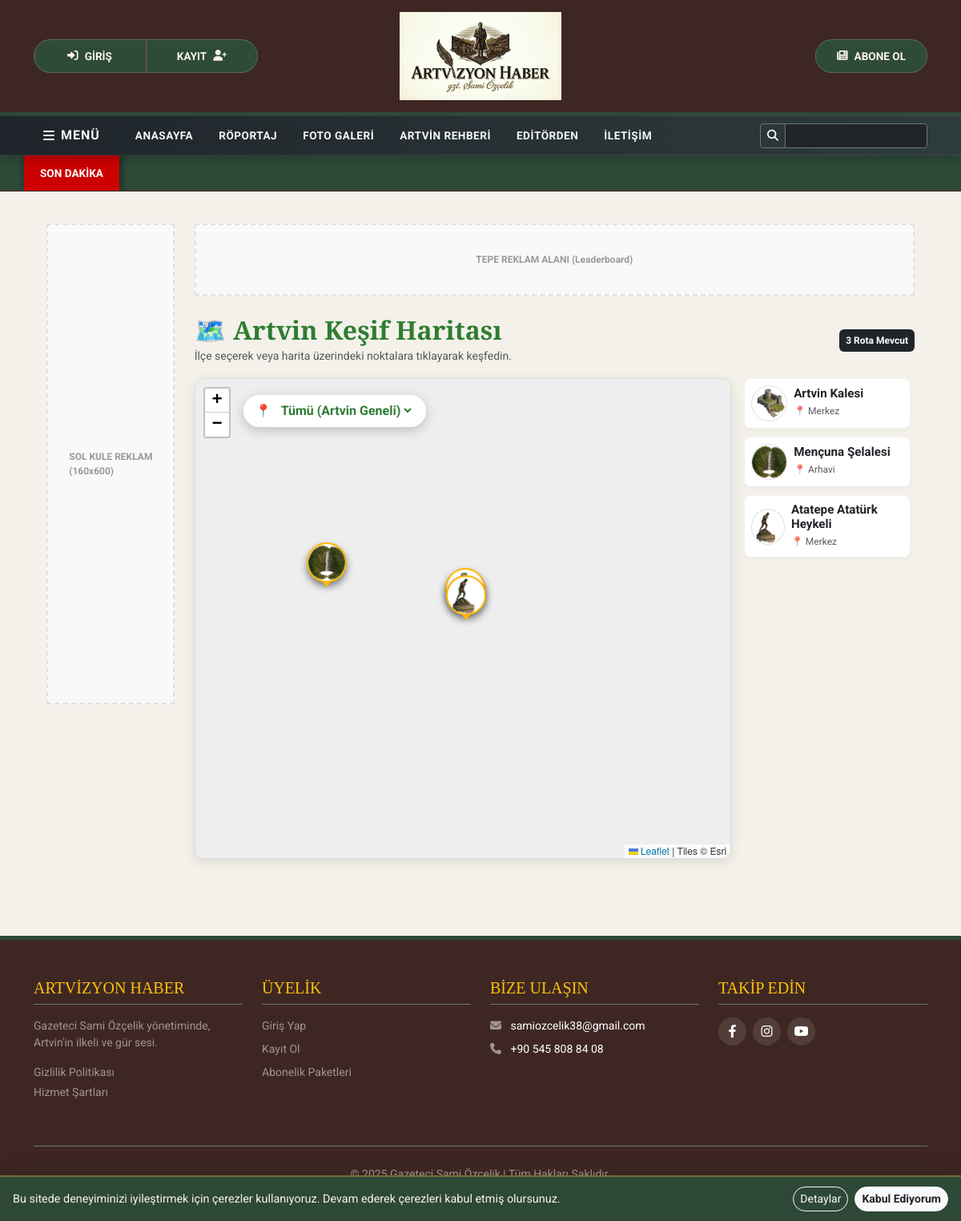
The app's page /tarihi-yerler/ with its own data.
### haberler/models.py (models this page shows, shortened)
class TarihiYer(models.Model):
    ILCE_SECENEKLERI = (
        ('Merkez', 'Merkez'),
        ('Arhavi', 'Arhavi'),
        ('Borçka', 'Borçka'),
        ('Hopa', 'Hopa'),
        ('Şavşat', 'Şavşat'),
        ('Yusufeli', 'Yusufeli'),
        ('Ardanuç', 'Ardanuç'),
        ('Murgul', 'Murgul'),
        ('Kemalpaşa', 'Kemalpaşa'),
    )
    baslik = models.CharField(max_length=200, verbose_name="Yer Adı (Örn: Artvin Kalesi)")
    slug = models.SlugField(unique=True, verbose_name="Link Uzantısı", null=True, blank=True)
    ilce = models.CharField(
        max_length=50,
        choices=ILCE_SECENEKLERI,
        default='Merkez',
        verbose_name="Bulunduğu İlçe"
    )
    ozet = models.TextField(verbose_name="Kısa Tanıtım (Listede görünür)", blank=True)
    icerik = RichTextUploadingField(verbose_name="Detaylı Bilgi")
    enlem = models.CharField(max_length=50, verbose_name="Enlem (Latitude)", blank=True, null=True, help_text="Örn: 41.1828")
    boylam = models.CharField(max_length=50, verbose_name="Boylam (Longitude)", blank=True, null=True, help_text="Örn: 41.8183")
    harita_ikonu = ProcessedImageField(
        upload_to='harita_ikonlari/',
        processors=[ResizeToFit(200, 200)],
        format='PNG',
        options={'quality': 90},
        blank=True, null=True,
        verbose_name="Harita İkonu (3D Görünümlü PNG)",
        help_text="Arka planı şeffaf, izometrik/3D görünümlü bir PNG yükleyin."
    )
    resim = ProcessedImageField(
        upload_to='tarihi_yerler/',
        processors=[ResizeToFit(1000, 800)],
        format='JPEG',
        options={'quality': 70},
        verbose_name="Kapak Fotoğrafı"
    )
    harita_konumu = models.CharField(max_length=500, blank=True, verbose_name="Google Maps Embed Linki (İsteğe Bağlı)")
    sira = models.PositiveIntegerField(default=0, verbose_name="Sıralama (Önce çıkması için)")
    aktif_mi = models.BooleanField(default=True)
    class Meta: verbose_name_plural = "Tarihi ve Turistik Yerler"; ordering = ['sira']

### haberler/views.py (the view)
# urls.py: path('tarihi-yerler/', views.tarihi_yerler_listesi, name='tarihi_yerler_listesi'),
def tarihi_yerler_listesi(request):
    yerler = TarihiYer.objects.filter(aktif_mi=True).order_by('sira')
    return render(request, 'tarihi_yerler_listesi.html', {'yerler': yerler})

### templates/tarihi_yerler_listesi.html (shortened to what this page needs)
{% extends 'base.html' %}
{% load static %}
{% block content %}
<link rel="stylesheet" href="https://unpkg.com/leaflet@1.9.4/dist/leaflet.css" />
<div class="container-fluid mt-3 mb-5 px-3">
    <div class="row">
        <div class="col-lg-2 d-none d-lg-block">
            <div style="position: sticky; top: 100px;">
                <div class="ad-placeholder mb-3" style="width: 100%; height: 600px; max-width: 160px;">
                    <span>SOL KULE REKLAM<br>(160x600)</span>
                </div>
            </div>
        </div>
        <div class="col-lg-10">
            <div class="row mb-4 justify-content-center">
                <div class="col-12 text-center">
                    <div class="ad-placeholder" style="width: 100%; max-width: 970px; height: 90px;">
                        <span>TEPE REKLAM ALANI (Leaderboard)</span>
                    </div>
                </div>
            </div>
            <div class="row mb-3 align-items-center">
                <div class="col-md-8">
                    <h2 class="fw-bold mb-0" style="color: #2e7d32;">🗺️ Artvin Keşif Haritası</h2>
                    <small class="text-muted">İlçe seçerek veya harita üzerindeki noktalara tıklayarak keşfedin.</small>
                </div>
                <div class="col-md-4 text-end">
                    <span class="badge bg-dark p-2">{{ yerler.count }} Rota Mevcut</span>
                </div>
            </div>
            <div class="row g-3">
                <div class="col-lg-9">
                    <div class="map-wrapper">
                        <div class="map-filter">
                            <label class="me-2 mb-0">📍</label>
                            <select id="district-select" onchange="filterMap()">
                                <option value="Tümü">Tümü (Artvin Geneli)</option>
                            </select>
                        </div>
                        <div id="map-container"></div>
                    </div>
                </div>
                <div class="col-lg-3">
                    <div class="place-list-container">
                        {% for yer in yerler %}
                        <div class="d-flex align-items-center p-2 place-item"
                             onclick="focusOnMap({{ yer.id }})"
                             data-district="{{ yer.ilce|default:'Merkez' }}">
                            <img src="{% if yer.harita_ikonu %}{{ yer.harita_ikonu.url }}{% elif yer.resim %}{{ yer.resim.url }}{% else %}https://via.placeholder.com/50{% endif %}"
                                 class="rounded-circle border" style="width: 45px; height: 45px; object-fit: cover;">
                            <div class="ms-2">
                                <h6 class="mb-0 fw-bold text-dark" style="font-size: 0.95rem;">{{ yer.baslik }}</h6>
                                <small class="text-muted" style="font-size: 0.75rem;">📍 {{ yer.ilce|default:"Merkez" }}</small>
                            </div>
                        </div>
                        {% empty %}
                        <div class="alert alert-light border py-2 small text-center">Henüz rota eklenmemiş.</div>
                        {% endfor %}
                    </div>
                </div>
            </div>
        </div>
    </div>
</div>
{% endblock %}

### templates/base.html (style rules this page uses)
:root { --ahsap-koyu: #3E2723; --artvin-yesil: #2E4A38; --kagit-krem: #F4F1EA; --altin-detay: #D4AF37; --yazi-krem: #FDF5E6; }
body { background-color: var(--kagit-krem); font-family: 'Roboto', sans-serif; min-height: 100vh; display: flex; flex-direction: column; }
h1, h2, h3, h4, h5 { font-family: 'Playfair Display', serif; }

### templates/tarihi_yerler_listesi.html (style rules this page uses)
.map-wrapper { position: relative; height: 600px; width: 100%; border-radius: 12px; overflow: hidden; border: 1px solid #ddd; box-shadow: 0 4px 15px rgba(0,0,0,0.1); }
#map-container { height: 100%; width: 100%; z-index: 1; background-color: #eee; }
.map-filter { position: absolute; top: 20px; left: 60px; z-index: 1000; background: rgba(255, 255, 255, 0.95); padding: 8px 15px; border-radius: 25px; box-shadow: 0 4px 15px rgba(0,0,0,0.2); display: flex; align-items: center; backdrop-filter: blur(4px); }
.map-filter select { border: none; background: transparent; font-weight: bold; color: #2e7d32; outline: none; cursor: pointer; font-size: 1rem; }
.place-list-container { height: 600px; overflow-y: auto; padding-right: 5px; }
.place-item { cursor: pointer; transition: all 0.2s; background: #fff; margin-bottom: 10px; border-radius: 8px; border: 1px solid #f0f0f0; box-shadow: 0 2px 5px rgba(0,0,0,0.03); }
.ad-placeholder { background-color: #f8f9fa; border: 2px dashed #e0e0e0; display: flex; align-items: center; justify-content: center; color: #999; font-size: 12px; font-weight: bold; margin: 0 auto; overflow: hidden; }

### records on screen
TarihiYer: harita_ikonu (picture), baslik "Artvin Kalesi", ilce "Merkez"
TarihiYer: harita_ikonu (picture), baslik "Mençuna Şelalesi", ilce "Arhavi"
TarihiYer: harita_ikonu (picture), baslik "Atatepe Atatürk Heykeli", ilce "Merkez"

### other values on screen
{{ yerler.count }} "3"
